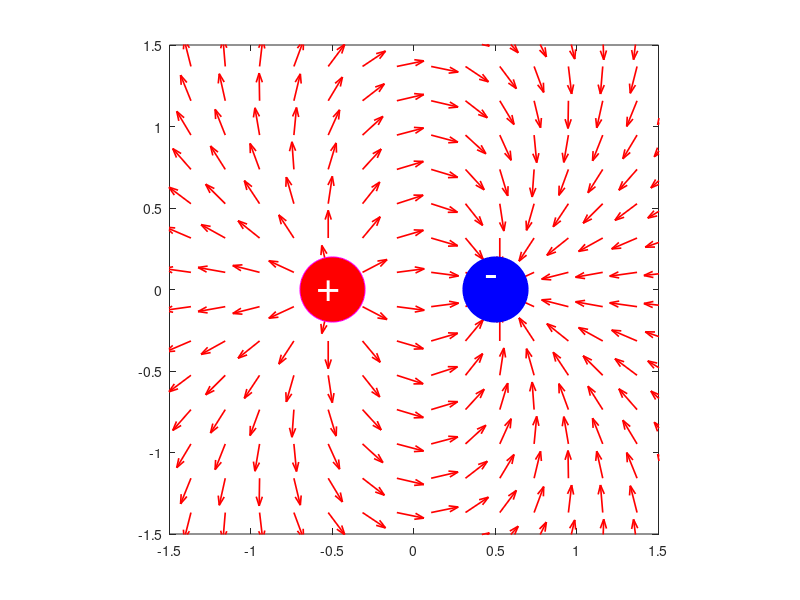

Reproduce this figure in MATLAB.
clear; close all; clc;
%Crear grid
N=20;
minX=-2;maxX=+2;
minY=-2;maxY=+2;
x=linspace(minX,maxX,N);
y=linspace(minY,maxY,N);
[xG,yG]=meshgrid(x,y);
%posicion de la particula negativa
xCn=0.5; yCn=0; a=0.4;
%posicion de la particula postitiva
xCp=-0.5; yCp=0;
%campo electrico
Qn=-20;
Qp=+20;
eps0 = 8.854e-12;
kC = 1/(4*pi*eps0);
Rx = xG - xCn;
Ry = yG - yCn;
R = sqrt(Rx.^2 + Ry.^2).^3;
Ex = kC .* Qn .* Rx ./ R;
Ey = kC .* Qn .* Ry ./ R;
Rx = xG - xCp;
Ry = yG - yCp;
R = sqrt(Rx.^2 + Ry.^2).^3;
Ex = Ex + kC .* Qp .* Rx ./ R;
Ey = Ey + kC .* Qp .* Ry ./ R;
E = sqrt(Ex.^2 + Ey.^2);
%componentes x, y
u = Ex./E;
v = Ey./E;

figure();
h=quiver(xG,yG,u,v,'autoscalefactor',0.6);
set(h,'color',[1 0 0],'linewidth',1.2);
axis([-1.5 1.5 -1.5 1.5]);
axis equal;
box on
h=rectangle('Position',[xCn-a/2,yCn-a/2,a,a],'curvature',[1 1]);
set(h,'Facecolor',[0 0 1],'Edgecolor',[0 0 1]);
text(0.43,0.05,'-','Color','white','FontSize',30);
h=rectangle('Position',[xCp-a/2,yCp-a/2,a,a],'curvature',[1 1]);
set(h,'Facecolor',[1 0 0],'Edgecolor',[1 0 1]);
text(-0.6,0,'+','Color','white','FontSize',30);